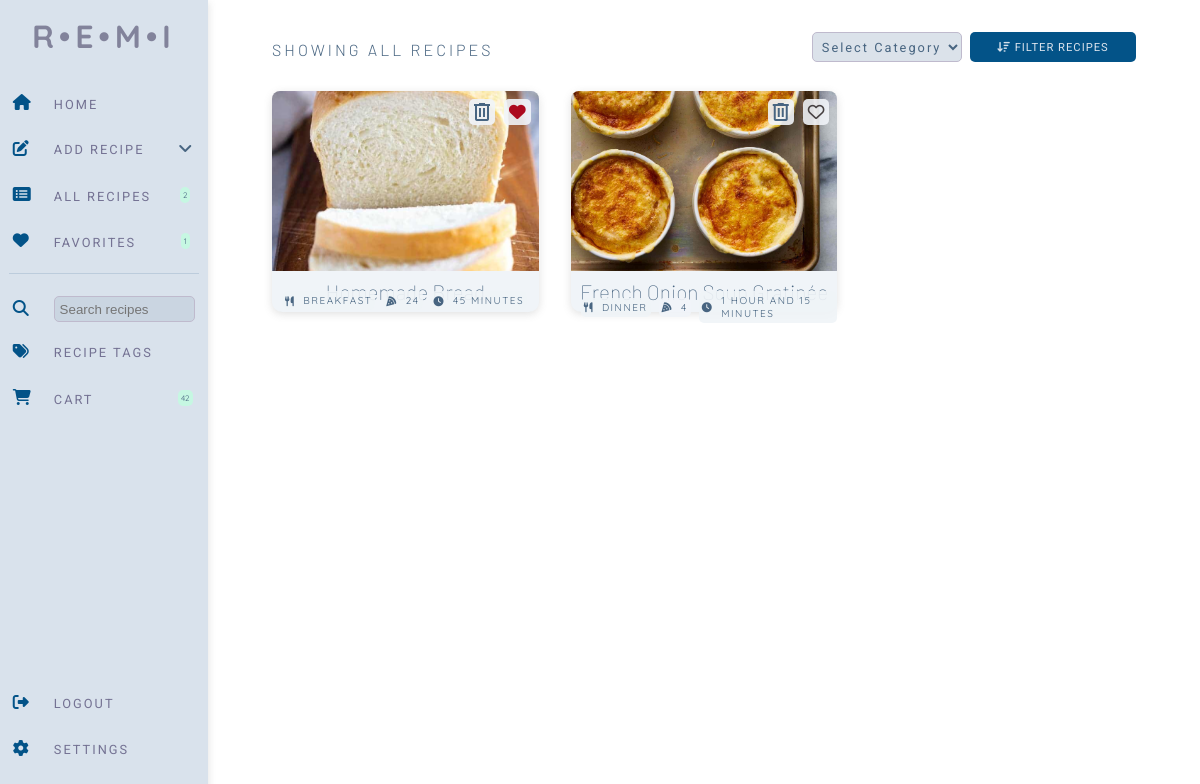
Screenshot of /all_recipes (signed in) with the database file from the repository.
### website/models.py (models this page shows)
class Recipe(db.Model):
    id = db.Column(db.Integer, primary_key=True)
    uuid = db.Column(db.Integer, primary_key=False)
    username = db.Column(db.Integer, db.ForeignKey('user.id'))
    recipe_name = db.Column(db.String(200))
    prep_time = db.Column(db.Integer, primary_key=False)
    cook_time = db.Column(db.Integer, primary_key=False)
    total_time = db.Column(db.Integer, primary_key=False)
    ingredients = db.Column(db.String())
    servings = db.Column(db.String())
    ingredients_quantity = db.Column(db.String())
    ingredients_measurement = db.Column(db.String())
    instructions = db.Column(db.String())
    instructions_json = db.Column(db.String())
    original_url = db.Column(db.String())
    date_parsed = db.Column(db.String())
    image = db.Column(db.String())
    favorite = db.Column(db.Boolean, default=False)
    category = db.Column(db.String())
    ingredient_list = db.relationship('Ingredients')
    tags = db.relationship('Tag', secondary=recipe_tag, backref='recipe')

### website/views.py (the view, shortened to what this page needs)
@views.route('/all_recipes', methods=['GET', 'POST'])
@login_required
def all_recipes():
    shopping_list = ShoppingList.query.count()
    session['shopping_list'] = shopping_list
    recipes = Recipe.query.filter_by(username=current_user.id).all()
    page_title = "Showing all recipes"
    favorite_total = Recipe.query.filter_by(username=current_user.id, favorite=True).count()
    total_recipes = Recipe.query.filter_by(username=current_user.id).count()
    return render_template("all_recipes.html", user=current_user, recipes=recipes, shopping_list=shopping_list,
    page_title=page_title, total_recipes=total_recipes, favorite_total=favorite_total)

### website/__init__.py (called while the page is built)
def create_app():
    app = Flask(__name__)
    app.config['SECRET_KEY'] = 'sdf897sdf987'
    app.config['SQLALCHEMY_DATABASE_URI'] = f'sqlite:///{DB_NAME}'
    db.init_app(app)
    migrate.init_app(app, db)
    from .views import views
    from .auth import auth
    app.register_blueprint(views, url_prefix='/')
    app.register_blueprint(auth, url_prefix='/')
    from .models import User, Recipe
    with app.app_context():
        db.create_all()
    login_manager = LoginManager()
    login_manager.login_view = 'auth.login'
    login_manager.init_app(app)
    @login_manager.user_loader
    def load_user(id):
        return User.query.get(int(id))
    return app

### website/templates/all_recipes.html (shortened to what this page needs)
{% extends "base.html" %} {% block title %}Add Recipe{% endblock %} {% block
content %}
<form method="POST">
<div class="page-title">
  <div class="title">{{ page_title }}</div>
  <div class="sort-control">
    <select id="recipe_category" name="sort_method" class="select-category">
      <option value="select">Select Category</option>
    </select>
    <button class="button-primary sort">
      <i class="fa-solid fa-arrow-down-wide-short"></i> Filter Recipes
    </button>
  </div>
</div>
<div class="body-wrapper">
  {% for recipe in recipes %}
    <div class="recipe-card">
      <div class="recipe-details">
        <div class="recipe-detail-tag">
          <div class="recipe-tag">
            <i class="fa-solid fa-utensils"></i
            ><span class="tag-text">{{ recipe.category }}</span>
          </div>
        </div>
        <div class="recipe-detail-tag">
          <div class="recipe-tag">
            <i class="fa-solid fa-pizza-slice"></i
            ><span class="tag-text">{{ recipe.servings }}</span>
          </div>
        </div>
        <div class="recipe-detail-tag">
          <div class="recipe-tag">
            <i class="fa-solid fa-clock"></i
            ><span class="tag-text">{{ recipe.total_time }}</span>
          </div>
        </div>
      </div>
      <img
        src="{{ url_for('static', filename=recipe.image) }}"
        style="
          width: 100%;
          height: 15vw;
          object-fit: cover;
          border-top-left-radius: 8px;
          border-top-right-radius: 8px;
          margin: 0;
        "
      />
      <div class="recipe-control2">
        <button
          class="delete"
          onclick="delete_recipe(this)"
          data-recipe-title="{{recipe.recipe_name}}"
          data-recipe-id="{{ recipe.uuid }}"
        >
          <i class="material-symbols-outlined">delete</i>
        </button>
        {% if recipe.favorite == True %}
        <button
          class="favorite-active"
          onclick="remove_favorite('{{ recipe.id }}')"
        >
        </button>
        {% else %}
        <button class="favorite" onclick="add_favorite('{{ recipe.id }}')">
        </button>
        {% endif %}
      </div>
      <a class="card-link" href="view_recipe/{{ recipe.uuid }}">
        <div class="card-title">{{ recipe.recipe_name }}</div>
      </a>
    </div>
  </form>
    {% endfor %} {% endblock %}

### website/templates/base.html (shortened to what this page needs)
<!DOCTYPE html>
<html>
  <head>
    <link
      href="https://cdnjs.cloudflare.com/ajax/libs/font-awesome/6.0.0/css/all.min.css"
      rel="stylesheet"
    />
    <link
      rel="stylesheet"
      href="https://cdn.jsdelivr.net/npm/select2@4.1.0-rc.0/dist/css/select2.min.css"
    />
    <link
      rel="stylesheet"
      href="https://cdn.jsdelivr.net/npm/select2-bootstrap-5-theme@1.3.0/dist/select2-bootstrap-5-theme.min.css"
    />
    <link
      rel="stylesheet"
      href="https://cdnjs.cloudflare.com/ajax/libs/font-awesome/6.3.0/css/all.min.css"
    />
    <link
      rel="stylesheet"
      href="{{ url_for('static', filename='test.css') }}"
    />
  </head>
  <body>
    <nav class="navbar">
      <div class="logo">R•E•M•I</div>
      <div class="nav-grid">
        <div class="nav-layout">
          <span class="nav-icon"><i class="fa-solid fa-home"></i></span>
          <a class="menu-link" href="/"><span class="nav-text">Home</span></a>
        </div>
        <div class="dropdown">
          <div class="nav-layout">
            <span class="nav-icon"
              ><i class="fa-solid fa-pen-to-square"></i
            ></span>
            <span class="nav-text">Add Recipe</span>
            <span class="nav-other"
              ><i class="fa-solid fa-angle-down"></i
            ></span>
          </div>
        </div>
        <div class="nav-layout">
          <span class="nav-icon"
            ><i class="fa-solid fa-rectangle-list"></i
          ></span>
          <a class="menu-link" href="/all_recipes"><span class="nav-text">All Recipes</span></a>
          <span class="nav-other"><span class="pill">{{ total_recipes }}</span></span>
        </div>
        <div class="nav-layout">
          <span class="nav-icon"><i class="fa-solid fa-heart"></i></span>
          <a class="menu-link" href="/favorites"><span class="nav-text">Favorites</span></a>
          <span class="nav-other"><span class="pill">{{ favorite_total }}</span></span>
        </div>
        <div class="nav-divider">
          <hr />
        </div>
        <div class="nav-layout-search">
          <span class="nav-icon"
            ><i class="fa-solid fa-magnifying-glass"></i
          ></span>
          <span class="nav-text"
            ><input class="search-recipes" placeholder="Search recipes"
          /></span>
        </div>
        <div class="nav-layout">
          <span class="nav-icon"><i class="fa-solid fa-tags"></i></span>
          <span class="nav-text">Recipe Tags</span>
        </div>
        <div class="nav-layout">
          <span class="nav-icon"
            ><i class="fa-solid fa-cart-shopping"></i
          ></span>
          <a class="menu-link" href="/cart"><span class="nav-text">Cart</span></a>
          {% if shopping_list %}
          <span class="nav-other"><span class="pill">{{ shopping_list }}</span></span>
          {% else %}
          <span class="nav-other"><span class="pill">0</span></span>
          {% endif %}
        </div>
      </div>
      <div class="bottom-wrapper">
        <div class="nav-layout">
          <span class="nav-icon"
            ><i class="fa-solid fa-right-from-bracket"></i
          ></span>
          <span class="nav-text">Logout</span>
        </div>
        <div class="nav-layout">
          <span class="nav-icon"><i class="fa-solid fa-gear"></i></span>
          <span class="nav-text">Settings</span>
        </div>
      </div>
    </nav>
    <main>
    {% block content %}
    {% endblock %}
  </main>
  </body>
</html>

### rows the page displays
Recipe: category "BREAKFAST", servings "24", total_time "45 MINUTES", image (picture), recipe_name "Homemade…"
Recipe: category "DINNER", servings "4", total_time "1 HOUR AND 15 MINUTES", image (picture), recipe_name "French Onion…"

### other values shown
{{ total_recipes }} "2"
{{ favorite_total }} "1"
{{ shopping_list }} "42"
{{ page_title }} "SHOWING ALL RECIPES"
